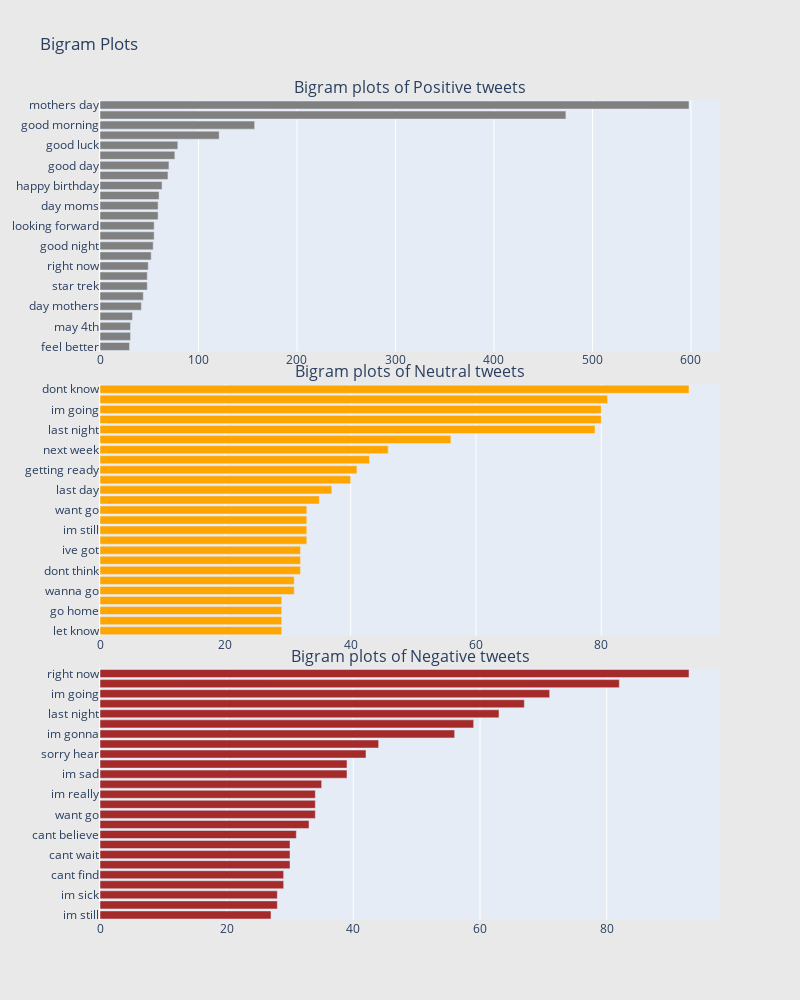

Notebook code for this chart:
### Markdown cell above
## Bi-gram Plots:

### Code cell
freq_dict = defaultdict(int)
for sent in train0_df["text"]:
    for word in generate_ngrams(sent,2):
        freq_dict[word] += 1
fd_sorted = pd.DataFrame(sorted(freq_dict.items(), key=lambda x: x[1])[::-1])
fd_sorted.columns = ["word", "wordcount"]
trace0 = horizontal_bar_chart(fd_sorted.head(25), 'gray')


freq_dict = defaultdict(int)
for sent in train1_df["text"]:
    for word in generate_ngrams(sent,2):
        freq_dict[word] += 1
fd_sorted = pd.DataFrame(sorted(freq_dict.items(), key=lambda x: x[1])[::-1])
fd_sorted.columns = ["word", "wordcount"]
trace1 = horizontal_bar_chart(fd_sorted.head(25), 'orange')

freq_dict = defaultdict(int)
for sent in train2_df["text"]:
    for word in generate_ngrams(sent,2):
        freq_dict[word] += 1
fd_sorted = pd.DataFrame(sorted(freq_dict.items(), key=lambda x: x[1])[::-1])
fd_sorted.columns = ["word", "wordcount"]
trace2 = horizontal_bar_chart(fd_sorted.head(25), 'brown')



# Creating two subplots
fig = tools.make_subplots(rows=3, cols=1, vertical_spacing=0.04,horizontal_spacing=0.25,
                          subplot_titles=["Bigram plots of Positive tweets", 
                                          "Bigram plots of Neutral tweets",
                                          "Bigram plots of Negative tweets"
                                          ])
fig.append_trace(trace0, 1, 1)
fig.append_trace(trace1, 2, 1)
fig.append_trace(trace2, 3, 1)


fig['layout'].update(height=1000, width=800, paper_bgcolor='rgb(233,233,233)', title="Bigram Plots")
iplot(fig, filename='word-plots')

### Figure 1 — Plotly figure (JSON) as saved in the notebook; plotly's stock layout.template omitted (floating-point values rounded to 4 significant figures)
{"data": [{"marker": {"color": "gray"}, "orientation": "h", "showlegend": false, "type": "bar", "x": [30, 31, 31, 33, 42, 44, 48, 48, 49, 52, 54, 55, 55, 59, 59, 60, 63, 69, 70, 76, 79, 121, 157, 473, 598], "xaxis": "x", "y": ["feel better", "great time", "may 4th", "bank holiday", "day mothers", "im glad", "star trek", "really good", "right now", "great day", "good night", "im going", "looking forward", "last night", "day moms", "happy star", "happy birthday", "wars day", "good day", "star wars", "good luck", "cant wait", "good morning", "happy mothers", "mothers day"], "yaxis": "y"}, {"marker": {"color": "orange"}, "orientation": "h", "showlegend": false, "type": "bar", "x": [29, 29, 29, 29, 31, 31, 32, 32, 32, 33, 33, 33, 33, 35, 37, 40, 41, 43, 46, 56, 79, 80, 80, 81, 94], "xaxis": "x2", "y": ["let know", "going bed", "go home", "im sorry", "wanna go", "good morning", "dont think", "looking forward", "ive got", "dont want", "im still", "now im", "want go", "star trek", "last day", "oh well", "getting ready", "im gonna", "next week", "cant wait", "last night", "mothers day", "im going", "right now", "dont know"], "yaxis": "y2"}, {"marker": {"color": "brown"}, "orientation": "h", "showlegend": false, "type": "bar", "x": [27, 28, 28, 29, 29, 30, 30, 30, 31, 33, 34, 34, 34, 35, 39, 39, 42, 44, 56, 59, 63, 67, 71, 82, 93], "xaxis": "x3", "y": ["im still", "cant go", "im sick", "think im", "cant find", "im bored", "cant wait", "dont feel", "cant believe", "im tired", "want go", "cant sleep", "im really", "wanna go", "im sad", "dont want", "sorry hear", "dont think", "im gonna", "now im", "last night", "dont know", "im going", "im sorry", "right now"], "yaxis": "y3"}], "layout": {"annotations": [{"font": {"size": 16}, "showarrow": false, "text": "Bigram plots of Positive tweets", "x": 0.5, "xanchor": "center", "xref": "paper", "y": 1, "yanchor": "bottom", "yref": "paper"}, {"font": {"size": 16}, "showarrow": false, "text": "Bigram plots of Neutral tweets", "x": 0.5, "xanchor": "center", "xref": "paper", "y": 0.6533, "yanchor": "bottom", "yref": "paper"}, {"font": {"size": 16}, "showarrow": false, "text": "Bigram plots of Negative tweets", "x": 0.5, "xanchor": "center", "xref": "paper", "y": 0.3067, "yanchor": "bottom", "yref": "paper"}], "height": 1000, "paper_bgcolor": "rgb(233,233,233)", "title": {"text": "Bigram Plots"}, "width": 800, "xaxis": {"anchor": "y", "domain": [0, 1]}, "xaxis2": {"anchor": "y2", "domain": [0, 1]}, "xaxis3": {"anchor": "y3", "domain": [0, 1]}, "yaxis": {"anchor": "x", "domain": [0.6933, 1]}, "yaxis2": {"anchor": "x2", "domain": [0.3467, 0.6533]}, "yaxis3": {"anchor": "x3", "domain": [0, 0.3067]}}}
